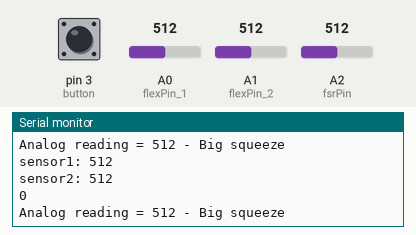
Simulated run of this sketch. Board: Arduino Uno, built with avr-gcc and run on an emulated ATmega328P. Shown: the last lines printed to the serial monitor. The inputs (shaded band) are chosen by the test bench; at power-on: A2 (fsrPin) = 512, pin 3 (button) LOW, A0 (flexPin_1) = 512, A1 (flexPin_2) = 512.

Above: at 3.8 s.
3.9 s: A2 (fsrPin) set to 415
At 7.4 s:
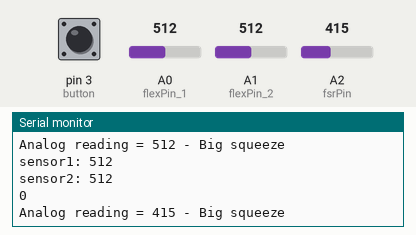
7.8 s: A2 (fsrPin) set to 388
At 9.9 s:
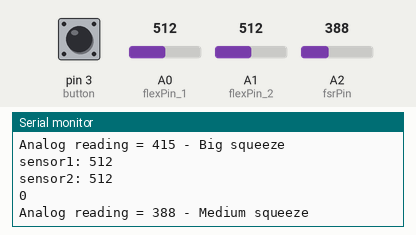

The sketch:

flex.ino
```cpp
const int flexPin_1 = A0;
const int flexPin_2 = A1;
int fsrPin = 2;     // the FSR and 10K pulldown are connected to a0
int fsrReading;
const int button=3;
int Button;
int flexValue1, flexValue2;
void setup()
{
  Serial.begin(9600);
}

void loop()
{

  flexValue1 = analogRead(flexPin_1);
  Serial.print("sensor1: ");
  Serial.println(flexValue1);
  flexValue2 = analogRead(flexPin_2);
  Serial.print("sensor2: ");
  Serial.println(flexValue2);
  fsrReading = analogRead(fsrPin);
  Button=digitalRead(button);
  Serial.println(Button);


  int fv1=flexValue1;
  int fv2=flexValue2;
  String st;

  Serial.print("Analog reading = ");
  Serial.print(fsrReading);     // print the raw analog reading
  int fsrR=0;
  if (fsrReading < 10) {
    Serial.println(" - No pressure");
    fsrR=0;
  } else if (fsrReading < 200) {
    Serial.println(" - Light touch");
    fsrR=1;
  } else if (fsrReading < 300) {
    Serial.println(" - Light squeeze");
    fsrR=2;
  } else if (fsrReading < 400) {
    Serial.println(" - Medium squeeze");
    fsrR=3;
  } else {
    Serial.println(" - Big squeeze");
    fsrR=4;
  }
  while(Button==1){

  if((fv1>=200)&&(fv2>=195)&&(fsrR==1)){
    st="Hello";
  }
  else if((fv1>=150)&&(fv1<=200)&&(fv2>=195)&&(fsrR==1)){
    st="Sorry";
  }
  else if((fv1>=100)&&(fv1<=150)&&(fv2>=195)&&(fsrR==1)){
    st="Stop";
  }
  else if((fv1<=100)&&(fv2>=195)&&(fsrR==1)){
    st="Go";
  }
  else
  Serial.println("nothing");
  Serial.println(st);
  }

  delay(3000);
}
```

Measured:
- the behaviour switches between 400 and 399 on A2 (fsrPin) (found by bisection; images 1 and 2)
- after the input at 3.9 s, the serial monitor: prints a new line after 2.1 s (image 1)
- after the input at 7.8 s, the serial monitor: prints a new line after 1.2 s (image 2)
